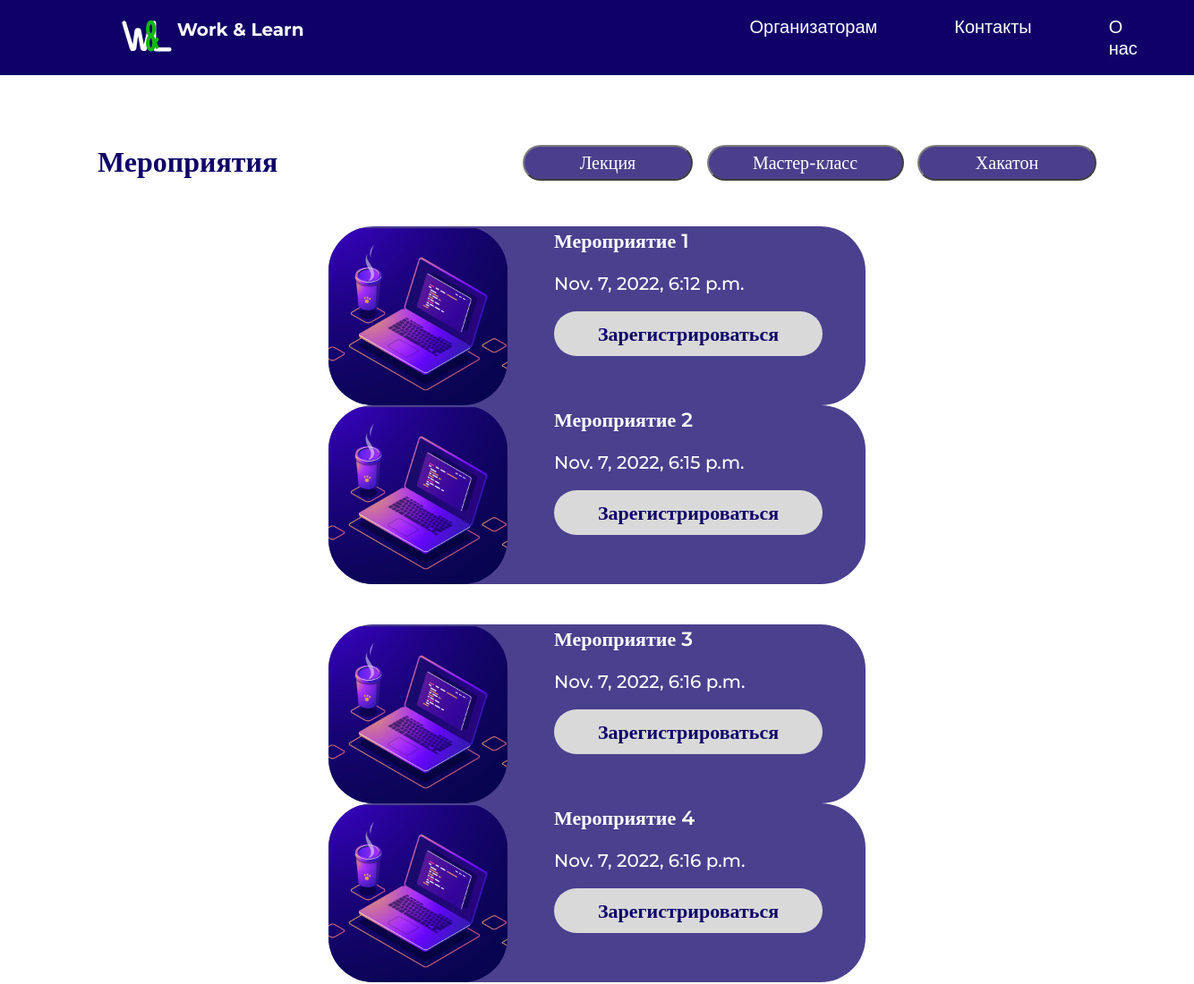
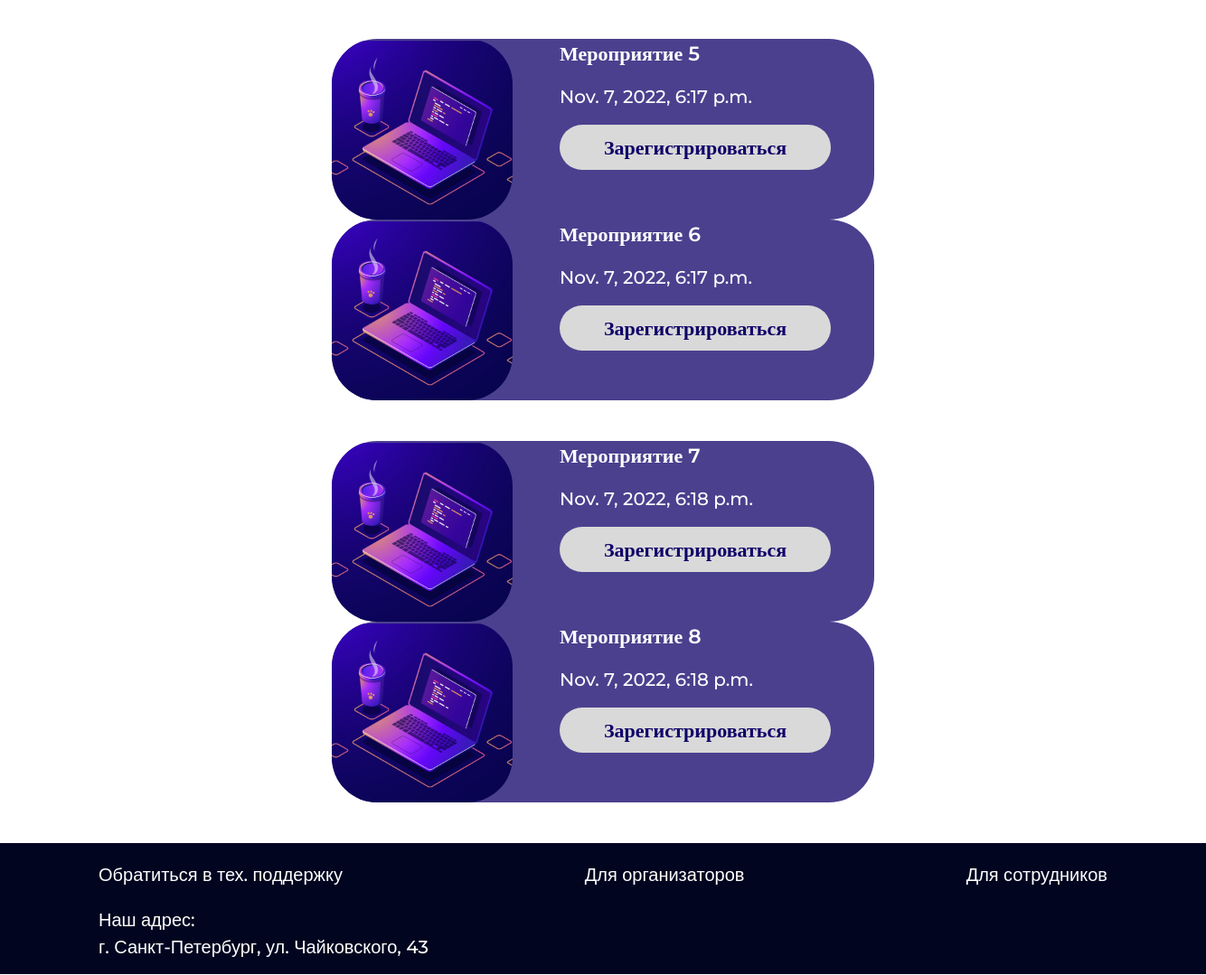
Screenshot of /events/ with the database file from the repository (2 pictures, top to bottom).
### event/models.py (models this page shows, shortened)
class Event(models.Model):
    title = models.CharField(max_length=255, verbose_name="Заголовок")
    slug = models.SlugField(max_length=255, unique=True, db_index=True, verbose_name="URL")
    content = models.TextField(blank=True, verbose_name="Текст статьи")
    photo = models.ImageField(upload_to="photos/%Y/%m/%d/", blank=True, verbose_name="Фото")
    date_time = models.DateTimeField(verbose_name="Время проведения мероприятия")
    organizer = models.CharField(max_length=255, verbose_name="Организатор")
    time_create = models.DateTimeField(auto_now_add=True, verbose_name="Время создания")
    time_update = models.DateTimeField(auto_now=True, verbose_name="Время изменения")
    is_published = models.BooleanField(default=True, verbose_name="Публикация")
    cat = models.ForeignKey('Category', on_delete=models.PROTECT, verbose_name="Категории")
    class Meta:
        verbose_name = 'Мероприятия'
        verbose_name_plural = 'Мероприятия'
        ordering = ['id']

### event/views.py (the view)
# urls.py: path('events/', events_page, name='events'), # все мероприятия
def events_page(request):
    events = Event.objects.all()
    events_number = events.count()
    events_per_row = 2
    if (events_number / events_per_row) % 1 != 0:
        rows_number = events_number // events_per_row + 1
    else:
        rows_number = events_number // events_per_row
    context = {
        'events': events,
        'menu': menu,
        'title': 'Главная страница',
        'events_per_row': events_per_row,
        'rows_range': range(rows_number),
        'on_row_range': range(1, events_per_row+1),
    }
    return render(request, 'event/Events_t.html', context=context)

### event/templatetags/count_id_needed.py (called while the page is built)
@register.simple_tag()
def count_id_needed(slide_num, on_slide_num, events_per_slide):
    return slide_num * events_per_slide + on_slide_num

### event/templates/event/Events_t.html
{% extends 'event/base.html' %}
{% load static %}
{% load count_id_needed %}
{% block imports %}
    <link href="{% static 'event/css/style.css' %}" rel="stylesheet" type="text/css">
{% endblock imports %}
{% block bodyclass %}
<body class="other-pages">
{% endblock bodyclass %}
{% block content %}
<div class="container">
    <div style=" margin: 30px 0px;">
        <div class="row">
            <div class="col-lg-5">
                <h2 class="default-text2" style="font-weight: 700;">Мероприятия</h2>
            </div>
            <div class="col-lg-7 category-bar">
                <button href="#" class="default-text choice-button" style="width: 190px; height: 40px;">Лекция</button>
                <button href="#" class="default-text choice-button" style="width: 220px; height: 40px;">Мастер-класс</button>
                <button href="#" class="default-text choice-button" style="width: 200px; height: 40px; ">Хакатон</button>
            </div>
        </div>
    </div>
    {% for row_num in rows_range  %}
        <div style=" margin: 45px 0px;">
            <div class="row card-row">
                {% for on_row_num in on_row_range %}
                    {% for event in events %}
                        {% count_id_needed row_num on_row_num events_per_row as id_needed %}
                        {% if event.id == id_needed %}
                            <div class="col-lg-6 event-card" style="position: relative; width: 600px;">
                                <div class="row">
                                    <div class="col-lg-4">
                                        <img src="/coworking/event/static/event/images/iconevents.jpg" class="icon-events">
                                    </div>
                                    <div class="col-lg-8 ">
                                        <div style="position: absolute;  width: 300px; margin: 0px 40px;">
                                            <p class="default-text3" style="font-size: 22px; font-weight: 550;">{{ event.title }}</p>
                                            <p class="default-text3" style="font-size: 20px; font-weight: 500;">{{ event.date_time }} </p>
                                            <button class="registration-button default-text2 alignment-cent">Зарегистрироваться</button>
                                        </div>
                                    </div>
                                </div>
                            </div>
                        {% endif %}
                    {% endfor %}
                {% endfor %}
            </div>
        </div>
    {% endfor %}
</div>
{% endblock content %}

### event/templates/event/base.html (shortened to what this page needs)
{% load static %}
<!DOCTYPE html>
<html lang="en" class="no-js">
<head>
    <link href="{% static 'event/css/style.css' %}" rel="stylesheet" type="text/css">
    <link rel="stylesheet" href="https://stackpath.bootstrapcdn.com/bootstrap/4.1.2/css/bootstrap.min.css">
    <link href="https://cdn.jsdelivr.net/npm/bootstrap@5.2.2/dist/css/bootstrap.min.css" rel="stylesheet"
>
    {% block imports %}
    {% endblock imports %}
</head>
{% block bodyclass %}{% endblock bodyclass %}
{% block navbar%}
<div class="header">
    <nav class="navbar navbar-expand-sm navbar-light">
        <div class="container">
            <nav class="navbar navbar-light">
                <div class="container-fluid">
                    <a class="navbar-brand refer" href="{% url 'home' %}" style="color:white">
                        <img src="{% static 'event/images/logo.svg' %}" width="56" height="42" class="d-inline-block align-text-top">
                        Work & Learn
                    </a>
                </div>
            </nav>
            <div class="container-fluid">
                <div class="collapse navbar-collapse" id="navbarSupportedContent">
                    <ul class="navbar-nav me-auto mb-2 mb-lg-0">
                        <li class="nav-item">
                            <a class="nav-link refer nav-item" href="#" style="color:white">Организаторам</a>
                        </li>
                        <li class="nav-item">
                            <a class="nav-link refer nav-item" href="{% url 'contacts' %}" style="color:white">Контакты</a>
                        </li>
                        <li class="nav-item">
                            <a class="nav-link refer nav-item" href="{% url 'about' %}" style="color:white">О нас</a>
                        </li>
                    </ul>
                </div>
            </div>
        </div>
    </nav>
</div>
<br><br>
{% endblock navbar%}
{% block content%}
{% endblock content%}
{% block footer %}
<footer>
    <div class="footer-menu container">
        <div>
            <a class="footer-link" href="#" style="font-size: 20px;">Обратиться в тех. поддержку</a>
            <p style="font-size: 20px;">Наш адрес:<br>г. Санкт-Петербург, ул. Чайковского, 43</p>
        </div>
        <div class="col-lg-3">
            <a class="footer-link" href="#" style="font-size: 20px;">Для организаторов</a>
        </div>
        <a class="footer-link" href="#" style="font-size: 20px;">Для сотрудников</a>
    </div>
</footer>
{% endblock footer%}
</body>
</html>

### event/static/event/css/style.css (style rules this page uses)
.other-pages { background-color: white; }
.header { background-color: #0F0068; }
.nav-item { color: #FFFFFF; padding-right: 70px; font-weight: 400; font-size: 20px; line-height: 24px; }
.navbar-brand { color: #FFFFFF; font-weight: 700; font-size: 20px; line-height: 24px; padding-right: 450px; padding-left: 15px; }
body { font-family: 'Montserrat', sans-serif; }
.default-text { font-family: 'Montserrat'; font-style: normal; font-weight: 500; font-size: 20px; line-height: 22px; color: #FFFFFF; }
.default-text2 { font-family: 'Montserrat'; font-style: normal; color: #0F0068; text-align: justify; }
.default-text3 { font-family: 'Montserrat'; font-style: normal; color: #FFFFFF; }
.alignment-cent { text-align: center; }
footer { position: absolute; color: #FFFFFF; background: #02051F; display: flex; height: 145px; width: 100%; }
.footer-menu { background-color: #02051F; flex-wrap: wrap; display: flex; flex-direction: row; justify-content: space-between; margin-top: 20px; }
.footer-menu p { font-weight: 450; margin-top: 20px; }
.footer-link { text-decoration: none; color: white; font-weight: 500; }
.choice-button { background-color: #0F0068; opacity: 0.75; font-family: 'Montserrat'; font-style: normal; border-radius: 40px; }
.event-card { height: 200px; background-color: #4B408E; border-radius: 50px; }
.category-bar { display: flex; justify-content: space-between; }
.card-row { display: flex; justify-content: space-around; }
.icon-events { left: 0px; position: absolute; border-radius: 50px; width: 200px; height: 200px; }
.registration-button { font-family: 'Montserrat'; font-style: normal; font-weight: 600; font-size: 22px; height: 50px; width: 300px; position: absolute; background-color:#D9D9D9; border-radius: 50px; border: 0; }

### rows the page displays
Event: title "Мероприятие 1", date_time "Nov. 7, 2022, 6:12 p.m."
Event: title "Мероприятие 2", date_time "Nov. 7, 2022, 6:15 p.m."
Event: title "Мероприятие 3", date_time "Nov. 7, 2022, 6:16 p.m."
Event: title "Мероприятие 4", date_time "Nov. 7, 2022, 6:16 p.m."
Event: title "Мероприятие 5", date_time "Nov. 7, 2022, 6:17 p.m."
Event: title "Мероприятие 6", date_time "Nov. 7, 2022, 6:17 p.m."
Event: title "Мероприятие 7", date_time "Nov. 7, 2022, 6:18 p.m."
Event: title "Мероприятие 8", date_time "Nov. 7, 2022, 6:18 p.m."
